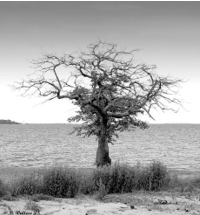
#> input picture LAB_03/lab3_cse438/Screenshot 2025-07-14 102639.png, 200 x 215 px, found by its file name
$ jupyter execute LAB_03_2022-1-60-184.ipynb
#> lines starting #> are read from the running program, lines starting #| are printed output that depends on the picture
[cell 1]
# This Python 3 environment comes with many helpful analytics libraries installed
# It is defined by the kaggle/python Docker image: https://github.com/kaggle/docker-python
# For example, here's several helpful packages to load

import numpy as np # linear algebra
import pandas as pd # data processing, CSV file I/O (e.g. pd.read_csv)

# Input data files are available in the read-only "../input/" directory
# For example, running this (by clicking run or pressing Shift+Enter) will list all files under the input directory

import os
for dirname, _, filenames in os.walk('/kaggle/input'):
    for filename in filenames:
        print(os.path.join(dirname, filename))

# You can write up to 20GB to the current directory (/kaggle/working/) that gets preserved as output when you create a version using "Save & Run All"
# You can also write temporary files to /kaggle/temp/, but they won't be saved outside of the current session

[cell 2]
import cv2
import numpy as np
import matplotlib.pyplot as plt
from skimage.measure import perimeter
from scipy.spatial import distance

[cell 3]
def show_image(img, title ='', cmap = 'gray'):

    plt.imshow(img, cmap=cmap)
    plt.title(title)
    plt.axis('off')
    plt.show

[cell 4]
fig1_path ='/kaggle/input/lab-184-003/lab3_cse438/Screenshot 2025-07-14 102639.png'
fig2_path ='/kaggle/input/lab-184-003/lab3_cse438/Screenshot 2025-07-14 103229.png'
fig3_path ='/kaggle/input/lab-184-003/lab3_cse438/Screenshot 2025-07-14 103104.png'
fig4_path ='/kaggle/input/lab-184-003/lab3_cse438/Screenshot 2025-07-14 103125.png'
fig5_path ='/kaggle/input/lab-184-003/lab3_cse438/Screenshot 2025-07-07 102450.png'

[cell 5]
fig1 = cv2.imread(fig1_path,cv2.IMREAD_GRAYSCALE)
#> fig1 is the input picture: shape (215, 200); min 0, max 255, mean 166.4
fig2 = cv2.imread(fig2_path,cv2.IMREAD_GRAYSCALE)
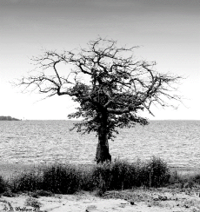
#> input picture LAB_03/lab3_cse438/Screenshot 2025-07-14 103229.png, 201 x 212 px, found by its file name
#> fig2: shape (212, 201); min 0, max 255, mean 166.9
fig3 = cv2.imread(fig3_path,cv2.IMREAD_GRAYSCALE)
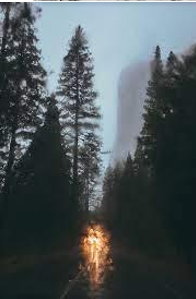
#> input picture LAB_03/lab3_cse438/Screenshot 2025-07-14 103104.png, 196 x 299 px, found by its file name
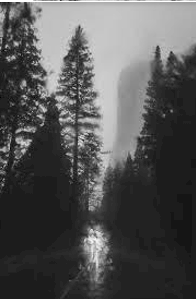
#> fig3: shape (299, 196); min 0, max 255, mean 84.1
fig4 = cv2.imread(fig4_path,cv2.IMREAD_GRAYSCALE)
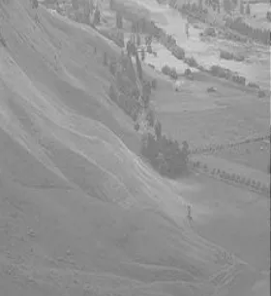
#> input picture LAB_03/lab3_cse438/Screenshot 2025-07-14 103125.png, 271 x 296 px, found by its file name
#> fig4: shape (296, 271); min 77, max 212, mean 147.8
fig5 = cv2.imread(fig5_path,cv2.IMREAD_GRAYSCALE)
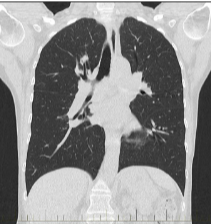
#> input picture LAB_03/lab3_cse438/Screenshot 2025-07-07 102450.png, 211 x 224 px, found by its file name
#> fig5: shape (224, 211); min 13, max 255, mean 141.5

[cell 6]
show_image(fig1,"Fig. 1")

[cell 7]
show_image(fig2,"Fig. 2")

[cell 8]
show_image(fig3,"Fig. 3")

[cell 9]
show_image(fig4,"Fig. 4")

[cell 10]
show_image(fig5,"Fig. 5")

[cell 11]
from skimage import exposure
# Convert to float in [0, 1] for skimage
org_gray = fig1 / 255.0
ref_gray = fig2 / 255.0

# Histogram matching
matched_img = exposure.match_histograms(org_gray, ref_gray)
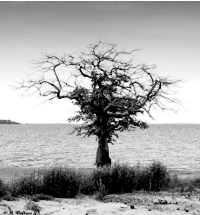
#> matched_img: shape (215, 200) float64; min 0, max 1, mean 0.655

# Plotting
plt.figure(figsize=(12, 8))

plt.subplot(3, 2, 1)
plt.imshow(org_gray, cmap='gray')
plt.title('Original Input Image')
plt.axis('off')

plt.subplot(3, 2, 2)
plt.hist(org_gray.ravel(), bins=256, color='black')
plt.title('Histogram of Input Image')

plt.subplot(3, 2, 3)
plt.imshow(ref_gray, cmap='gray')
plt.title('Reference Image')
plt.axis('off')

plt.subplot(3, 2, 4)
plt.hist(ref_gray.ravel(), bins=256, color='black')
plt.title('Histogram of Reference Image')

plt.subplot(3, 2, 5)
plt.imshow(matched_img, cmap='gray')
plt.title('Histogram Matched Image')
plt.axis('off')

plt.subplot(3, 2, 6)
plt.hist(matched_img.ravel(), bins=256, color='black')
plt.title('Histogram of Matched Image')

plt.tight_layout()
plt.show()
#> figure, not shown here; panel 2: tallest bar 2489 high, from x = 0.996 to 1; panel 4: tallest bar 3098 high, from x = 0.996 to 1; panel 6: tallest bar 3135 high, from x = 0.996 to 1

[cell 12]
# Convert to float in [0, 1] for skimage
org_gray = fig3 / 255.0
#> org_gray: shape (299, 196) float64
ref_gray = fig4 / 255.0
#> ref_gray: shape (296, 271) float64

# Histogram matching
matched_img = exposure.match_histograms(org_gray, ref_gray)
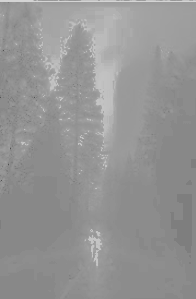
#> matched_img: shape (299, 196) float64; min 0.319, max 0.831, mean 0.583

# Plotting
plt.figure(figsize=(12, 8))

plt.subplot(3, 2, 1)
plt.imshow(org_gray, cmap='gray')
plt.title('Original Input Image')
plt.axis('off')

plt.subplot(3, 2, 2)
plt.hist(org_gray.ravel(), bins=256, color='black')
plt.title('Histogram of Input Image')

plt.subplot(3, 2, 3)
plt.imshow(ref_gray, cmap='gray')
plt.title('Reference Image')
plt.axis('off')

plt.subplot(3, 2, 4)
plt.hist(ref_gray.ravel(), bins=256, color='black')
plt.title('Histogram of Reference Image')

plt.subplot(3, 2, 5)
plt.imshow(matched_img, cmap='gray')
plt.title('Histogram Matched Image')
plt.axis('off')

plt.subplot(3, 2, 6)
plt.hist(matched_img.ravel(), bins=256, color='black')
plt.title('Histogram of Matched Image')

plt.tight_layout()
plt.show()
#> figure, not shown here; panel 2: tallest bar 11376 high, from x = 0.109 to 0.113; panel 4: tallest bar 4016 high, from x = 0.544 to 0.546; panel 6: tallest bar 11376 high, from x = 0.533 to 0.535

[cell 13]
import matplotlib.pyplot as plt


# Apply histogram equalization
equalized_fig5 = cv2.equalizeHist(fig5)
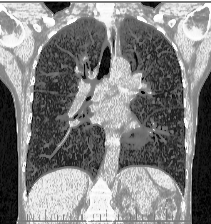
#> equalized_fig5: shape (224, 211); min 0, max 255, mean 129.4

# Function to show image
def show_image(img, title):
    plt.imshow(img, cmap='gray')
    plt.title(title)
    plt.axis('off')
    plt.show()

# Function to plot histogram
def plot_histogram(img, title):
#> called with title = 'Histogram of Original Image (Fig. 5)'
    plt.hist(img.ravel(), bins=256, range=(0, 256), color='blue')
    plt.title(title)
    plt.xlabel('Pixel Intensity')
    plt.ylabel('Frequency')
    plt.show()
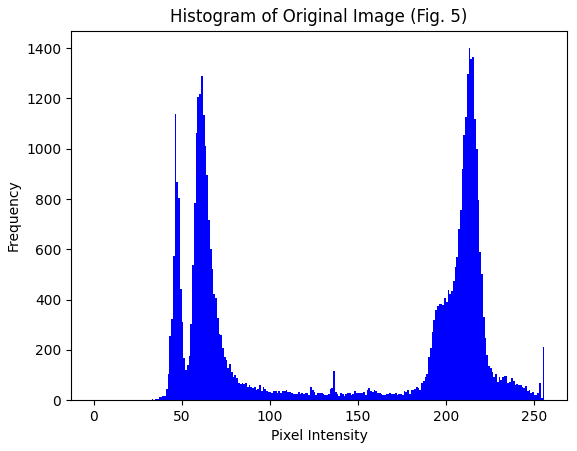
#> figure drawn by matplotlib, 1 panel; tallest bar 1400 high, from x = 213 to 214

# Show original and equalized images
show_image(fig5, "Original Image (Fig. 5)")
show_image(equalized_fig5, "Histogram Equalized Image")

# Plot histograms
plot_histogram(fig5, "Histogram of Original Image (Fig. 5)")
plot_histogram(equalized_fig5, "Histogram of Equalized Image")
#> call 2 of plot_histogram, with title = 'Histogram of Equalized Image'
#> in plot_histogram (call 2), `plt.show()`:
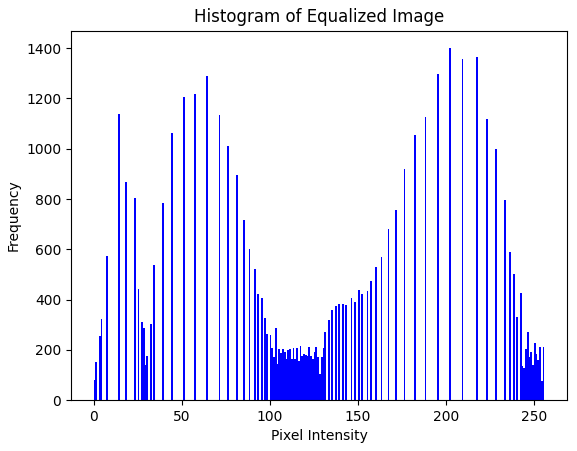
#> figure drawn by matplotlib, 1 panel; tallest bar 1400 high, from x = 202 to 203
